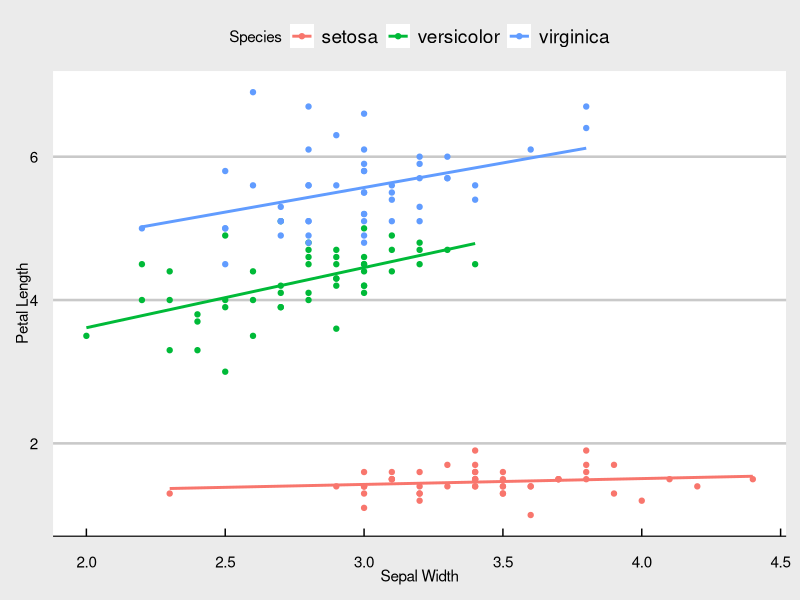
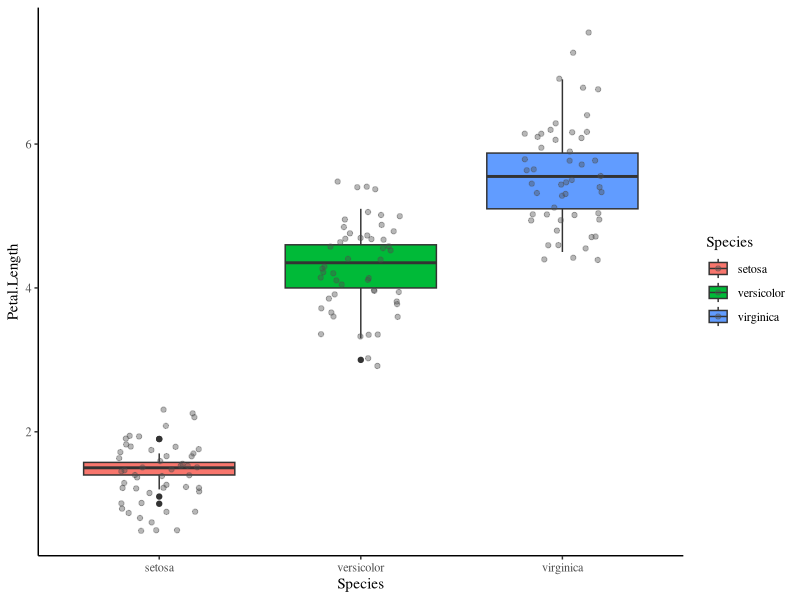
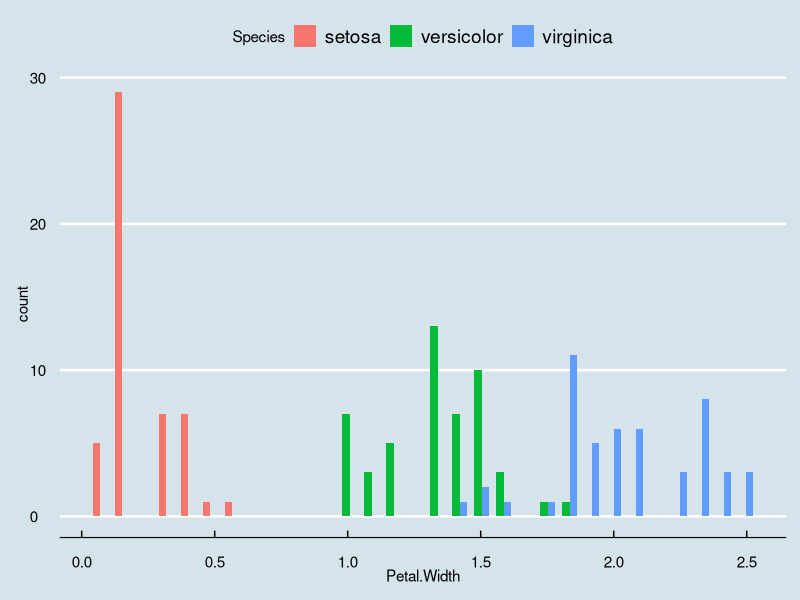
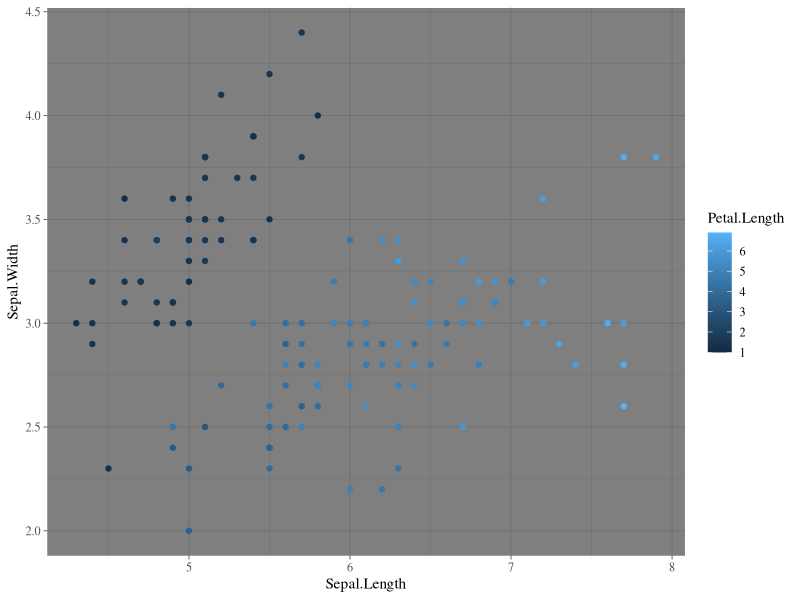
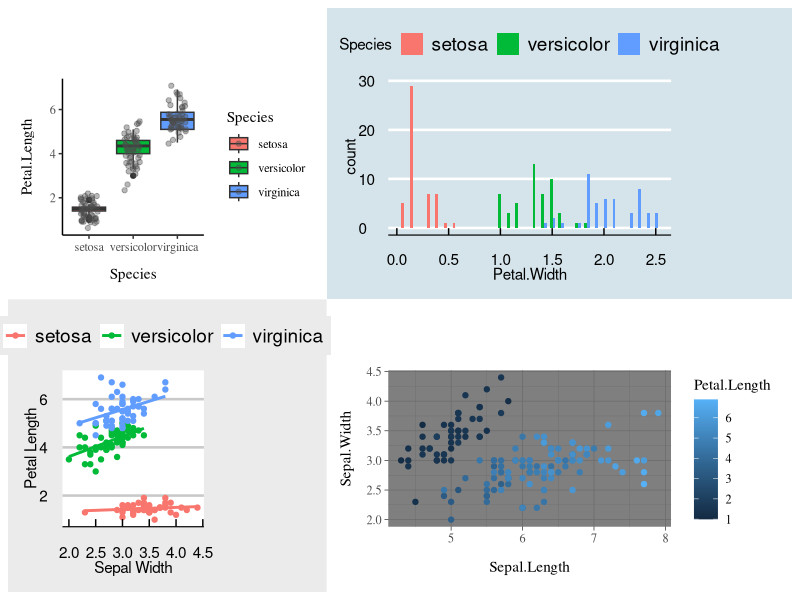

The R source for these figures, in order:
## ---- chunk 1
knitr::opts_chunk$set(echo = TRUE)
## ---- chunk 2
library(ggplot2)
library(patchwork)
library(ggthemes)
library(TeachingDemos)
char2seed("petrel and the porpoise")
## ---- chunk 3
g1 <- ggplot(data=iris, mapping=aes(x=Sepal.Width, y=Petal.Length, col=Species))+
  geom_smooth(method="lm", se=FALSE)+
  theme_economist_white(base_family="serif")+
  geom_point()+
  xlab("Sepal Width")+
  ylab('Petal Length')


g1
## ---- chunk 4
g2 <- ggplot(data=iris, mapping=aes(x=Species, y=Petal.Length, fill=Species))+
  theme_classic(base_family="serif")+
  geom_boxplot()+
  geom_point(position=position_jitter(width=0.2, height=0.7), color="grey30", alpha=0.4)
g2
## ---- chunk 5
g3 <- ggplot(data=iris, mapping=aes(x=Petal.Width, fill=Species))+
  geom_histogram(position='Dodge')+
  theme_economist(base_family="serif")
g3
## ---- chunk 6
g4 <- ggplot(data=iris, mapping=aes(x=Sepal.Length, y=Sepal.Width, color=Petal.Length))+
  geom_point()+
  scale_fill_brewer(palette="Blues")+
  theme_dark(base_family="serif")
g4
## ---- chunk 7
g2 + g3 + g1 +g4 + plot_layout(ncol=2, widths=c(1,2))
